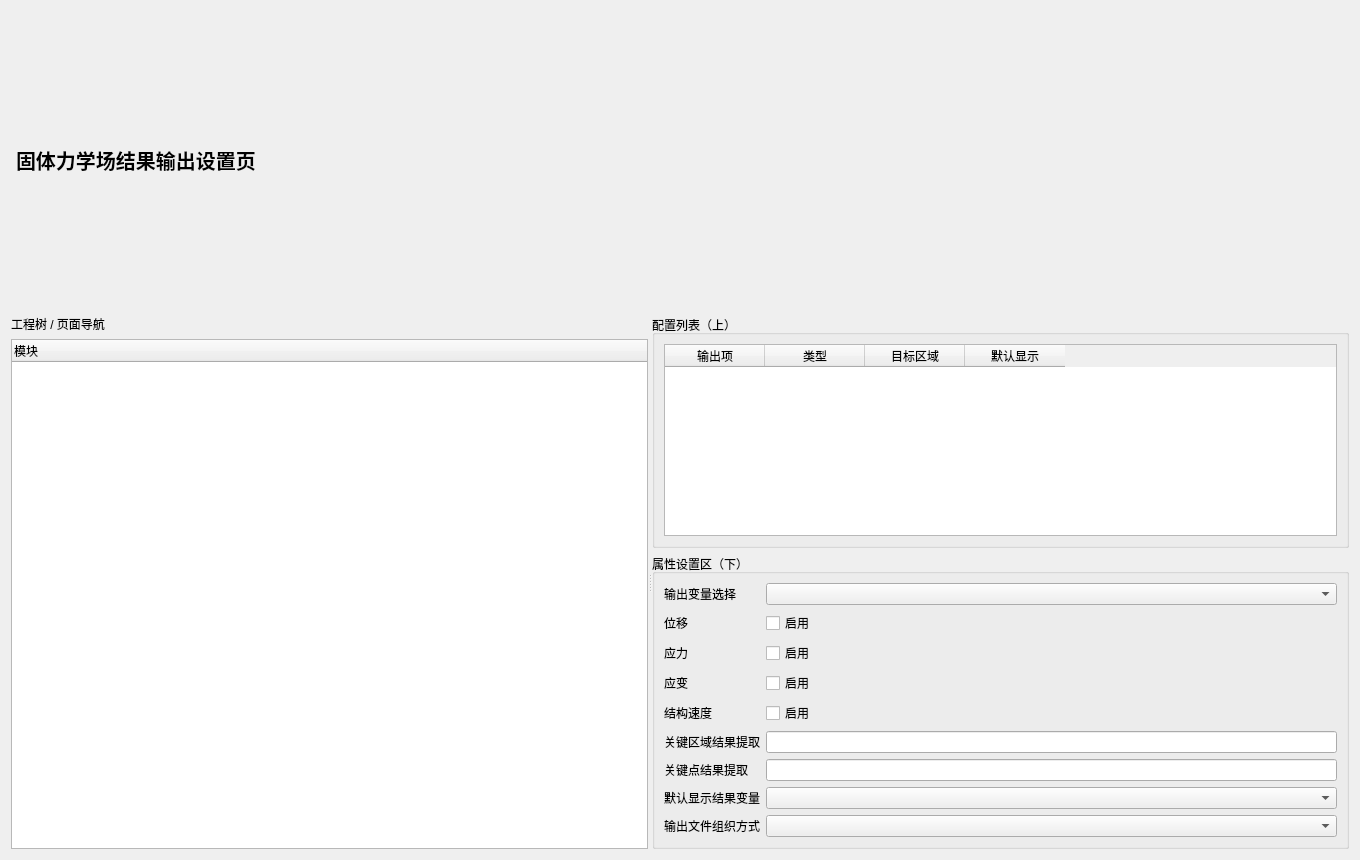
<?xml version="1.0" encoding="UTF-8"?>
<ui version="4.0">
 <class>SolidResultOutputPage</class>
 <widget class="QWidget" name="SolidResultOutputPage">
  <property name="geometry"><rect><x>0</x><y>0</y><width>1360</width><height>860</height></rect></property>
  <layout class="QVBoxLayout" name="rootLayout">
   <item><widget class="QLabel" name="titleLabel"><property name="styleSheet"><string notr="true">font-size:20px;font-weight:700;padding:6px 0;</string></property><property name="text"><string>固体力学场结果输出设置页</string></property></widget></item>
   <item>
    <widget class="QSplitter" name="mainSplitter">
     <property name="orientation"><enum>Qt::Horizontal</enum></property>
     <widget class="QWidget" name="leftPanel">
      <layout class="QVBoxLayout" name="leftLayout">
       <item><widget class="QLabel" name="navTitle"><property name="text"><string>工程树 / 页面导航</string></property></widget></item>
       <item><widget class="QTreeWidget" name="navTree"><column><property name="text"><string>模块</string></property></column></widget></item>
      </layout>
     </widget>
     <widget class="QWidget" name="rightPanel">
      <layout class="QVBoxLayout" name="rightLayout">
       <item>
        <widget class="QGroupBox" name="listGroup"><property name="title"><string>配置列表（上）</string></property>
         <layout class="QVBoxLayout" name="listLayout">
          <item><widget class="QTableWidget" name="configTable">              <column><property name="text"><string>输出项</string></property></column>
              <column><property name="text"><string>类型</string></property></column>
              <column><property name="text"><string>目标区域</string></property></column>
              <column><property name="text"><string>默认显示</string></property></column>
            </widget></item>
         </layout>
        </widget>
       </item>
       <item>
        <widget class="QGroupBox" name="propertyGroup"><property name="title"><string>属性设置区（下）</string></property>
         <layout class="QGridLayout" name="propertyLayout">
            <item row="0" column="0"><widget class="QLabel" name="f1Label"><property name="text"><string>输出变量选择</string></property></widget></item>
            <item row="0" column="1"><widget class="QComboBox" name="f1Combo1"/></item>
            <item row="1" column="0"><widget class="QLabel" name="f2Label"><property name="text"><string>位移</string></property></widget></item>
            <item row="1" column="1"><widget class="QCheckBox" name="f2Check2"><property name="text"><string>启用</string></property></widget></item>
            <item row="2" column="0"><widget class="QLabel" name="f3Label"><property name="text"><string>应力</string></property></widget></item>
            <item row="2" column="1"><widget class="QCheckBox" name="f3Check3"><property name="text"><string>启用</string></property></widget></item>
            <item row="3" column="0"><widget class="QLabel" name="f4Label"><property name="text"><string>应变</string></property></widget></item>
            <item row="3" column="1"><widget class="QCheckBox" name="f4Check4"><property name="text"><string>启用</string></property></widget></item>
            <item row="4" column="0"><widget class="QLabel" name="f5Label"><property name="text"><string>结构速度</string></property></widget></item>
            <item row="4" column="1"><widget class="QCheckBox" name="f5Check5"><property name="text"><string>启用</string></property></widget></item>
            <item row="5" column="0"><widget class="QLabel" name="f6Label"><property name="text"><string>关键区域结果提取</string></property></widget></item>
            <item row="5" column="1"><widget class="QLineEdit" name="f6Line6"/></item>
            <item row="6" column="0"><widget class="QLabel" name="f7Label"><property name="text"><string>关键点结果提取</string></property></widget></item>
            <item row="6" column="1"><widget class="QLineEdit" name="f7Line7"/></item>
            <item row="7" column="0"><widget class="QLabel" name="f8Label"><property name="text"><string>默认显示结果变量</string></property></widget></item>
            <item row="7" column="1"><widget class="QComboBox" name="f8Combo8"/></item>
            <item row="8" column="0"><widget class="QLabel" name="f9Label"><property name="text"><string>输出文件组织方式</string></property></widget></item>
            <item row="8" column="1"><widget class="QComboBox" name="f9Combo9"/></item>
         </layout>
        </widget>
       </item>
      </layout>
     </widget>
    </widget>
   </item>
  </layout>
 </widget>
 <resources/>
 <connections/>
</ui>
